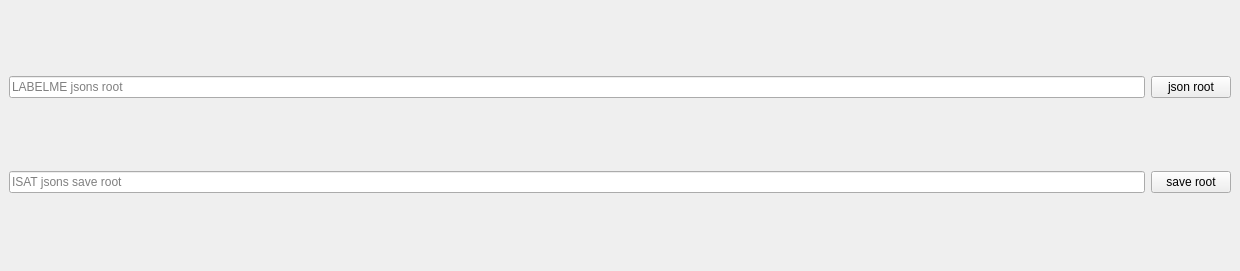
            <widget class="QWidget" name="toolbox_item_labelme2isat">
             <property name="geometry">
              <rect>
               <x>0</x>
               <y>0</y>
               <width>1240</width>
               <height>271</height>
              </rect>
             </property>
             <attribute name="label">
              <string>LABELME to ISAT</string>
             </attribute>
             <layout class="QVBoxLayout" name="verticalLayout_16">
              <property name="leftMargin">
               <number>9</number>
              </property>
              <property name="topMargin">
               <number>9</number>
              </property>
              <property name="rightMargin">
               <number>9</number>
              </property>
              <property name="bottomMargin">
               <number>9</number>
              </property>
              <item>
               <widget class="QWidget" name="widget_17" native="true">
                <layout class="QVBoxLayout" name="verticalLayout_17">
                 <property name="leftMargin">
                  <number>0</number>
                 </property>
                 <property name="topMargin">
                  <number>0</number>
                 </property>
                 <property name="rightMargin">
                  <number>0</number>
                 </property>
                 <property name="bottomMargin">
                  <number>0</number>
                 </property>
                 <item>
                  <widget class="QWidget" name="widget_18" native="true">
                   <layout class="QGridLayout" name="gridLayout_6">
                    <property name="leftMargin">
                     <number>0</number>
                    </property>
                    <property name="topMargin">
                     <number>0</number>
                    </property>
                    <property name="rightMargin">
                     <number>0</number>
                    </property>
                    <property name="bottomMargin">
                     <number>0</number>
                    </property>
                    <item row="0" column="1">
                     <widget class="QPushButton" name="pushButton_labelme2isat_labelme_json_root">
                      <property name="text">
                       <string>json root</string>
                      </property>
                     </widget>
                    </item>
                    <item row="1" column="0">
                     <widget class="QLineEdit" name="lineEdit_labelme2isat_isat_json_root">
                      <property name="readOnly">
                       <bool>true</bool>
                      </property>
                      <property name="placeholderText">
                       <string>ISAT jsons save root</string>
                      </property>
                     </widget>
                    </item>
                    <item row="0" column="0">
                     <widget class="QLineEdit" name="lineEdit_labelme2isat_labelme_json_root">
                      <property name="readOnly">
                       <bool>true</bool>
                      </property>
                      <property name="placeholderText">
                       <string>LABELME jsons root</string>
                      </property>
                     </widget>
                    </item>
                    <item row="1" column="1">
                     <widget class="QPushButton" name="pushButton_labelme2isat_isat_json_root">
                      <property name="text">
                       <string>save root</string>
                      </property>
                     </widget>
                    </item>
                   </layout>
                  </widget>
                 </item>
                </layout>
               </widget>
              </item>
             </layout>
            </widget>
